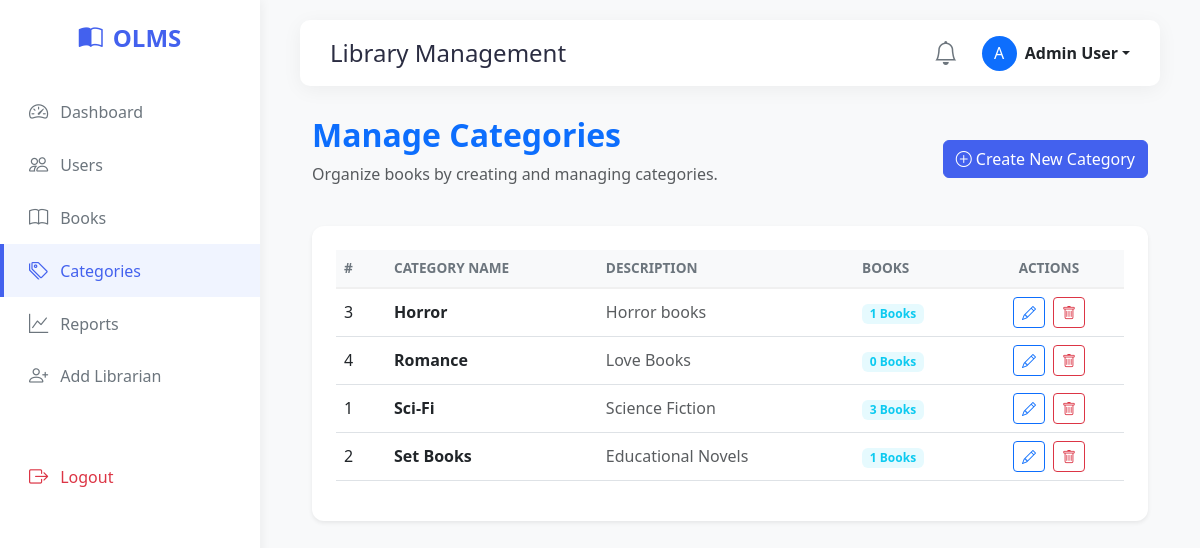
Before: /manage_categories.php (signed in) with the older database file.
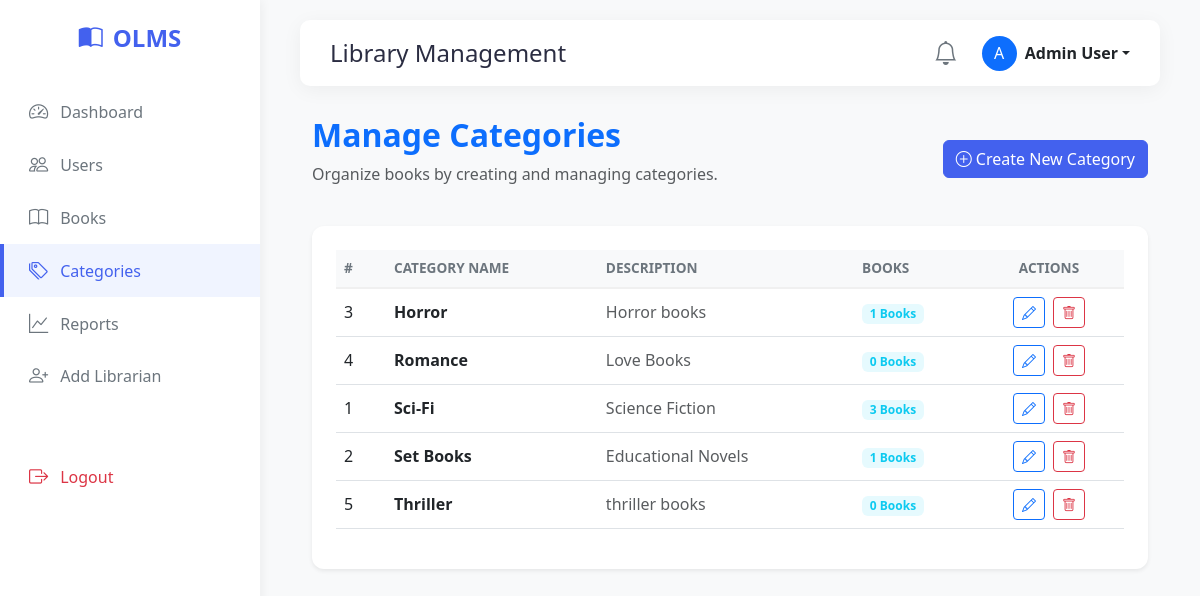
After: the same page with the newer database file.
### tables this page shows
CREATE TABLE `categories` (
  `id` int(11) NOT NULL,
  `name` varchar(255) NOT NULL,
  `description` text NOT NULL,
  `created_at` timestamp NOT NULL DEFAULT current_timestamp()
);

### manage_categories.php (the view, shortened to what this page needs)
<?php
include 'includes/header.php';
$sql = "SELECT categories.*, (SELECT COUNT(*) FROM books WHERE books.category_id = categories.id) as book_count
        FROM categories ORDER BY name ASC";
$result = $conn->query($sql);
?>
<div class="container-fluid fade-in">
    <div class="d-flex justify-content-between align-items-center mb-4">
        <div>
            <h2 class="fw-bold text-primary">Manage Categories</h2>
            <p class="text-muted">Organize books by creating and managing categories.</p>
        </div>
        <div>
            <a href="create_category.php" class="btn btn-primary"><i class="bi bi-plus-circle"></i> Create New Category</a>
        </div>
    </div>
    <div class="card p-4 shadow-sm border-0">
        <div class="table-responsive">
            <table class="table table-hover align-middle">
                <thead class="table-light">
                    <tr>
                        <th width="50">#</th>
                        <th>Category Name</th>
                        <th>Description</th>
                        <th width="120">Books</th>
                        <th width="150" class="text-center">Actions</th>
                    </tr>
                </thead>
                <tbody>
                    <?php if ($result->num_rows > 0): ?>
                        <?php while ($row = $result->fetch_assoc()): ?>
                            <tr>
                                <td><?= $row['id'] ?></td>
                                <td class="fw-bold"><?= htmlspecialchars($row['name']) ?></td>
                                <td class="text-muted"><?= htmlspecialchars($row['description']) ?></td>
                                <td>
                                    <span class="badge bg-info bg-opacity-10 text-info fw-bold">
                                        <?= $row['book_count'] ?> Books
                                    </span>
                                </td>
                                <td>
                                    <div class="d-flex justify-content-center gap-2">
                                        <a href="edit_category.php?id=<?= $row['id'] ?>" class="btn btn-sm btn-outline-primary" title="Edit">
                                            <i class="bi bi-pencil"></i>
                                        </a>
                                        <a href="manage_categories.php?delete_id=<?= $row['id'] ?>" class="btn btn-sm btn-outline-danger" title="Delete" onclick="return confirm('Are you sure you want to delete this category?');">
                                            <i class="bi bi-trash"></i>
                                        </a>
                                    </div>
                                </td>
                            </tr>
                        <?php endwhile; ?>
                    <?php endif; ?>
                </tbody>
            </table>
        </div>
    </div>
</div>
<?php include 'includes/footer.php'; ?>

Changed rows visible on the page:
added categories: id "5", name "Thriller", description "thriller books", book_count "0"
